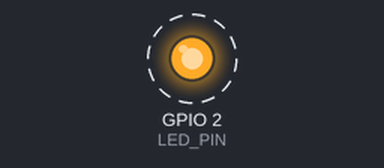
The program below on a simulated ESP32. Shown: output pins drawn as LEDs (lit = HIGH). Dashed ring = blinking. WiFi joins after 1.5 s; servers stay silent unless stated; what the program prints to the serial monitor is not drawn.

Above: at 1.6 s.
Timing chart, 0 to 4.5 s (numbered marks = the images above):
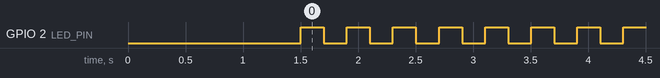

The program:

main.cpp
```cpp
#include <WiFi.h>
#include <ArduinoOTA.h>
#define LED_PIN 2  // 보통 ESP32 내장 LED는 GPIO 2
// Wi-Fi 설정
const char* ssid = "Dongah_FE_2.4Ghz";
const char* password = "dongah1!";

void setup() {
  pinMode(LED_PIN, OUTPUT);
  // Serial 시작
  Serial.begin(115200);
  Serial.println();

  // Wi-Fi 연결
  WiFi.begin(ssid, password);
  Serial.print("Connecting to Wi-Fi");
pinMode(LED_PIN, OUTPUT);
  while (WiFi.status() != WL_CONNECTED) {
    delay(500);
    Serial.print(".");
  }

  Serial.println();
  Serial.print("Connected to Wi-Fi, IP Address: ");
  Serial.println(WiFi.localIP());
  Serial.print("OTA Firmware Version: 1.0.12");

  // OTA 초기화
  ArduinoOTA.setHostname("esp32-ota");  // OTA 호스트 이름 설정
  ArduinoOTA.begin();  // OTA 시작
}

void loop() {
  // OTA 처리
  ArduinoOTA.handle();  // OTA 업데이트를 처리

  // 예시: LED blink 코드
  digitalWrite(LED_PIN, HIGH);
  delay(200);
  digitalWrite(LED_PIN, LOW);
  delay(200);
}
```

Measured:
- by itself, GPIO 2 (LED_PIN): alternates HIGH for 0.20 s and LOW for 0.20 s
